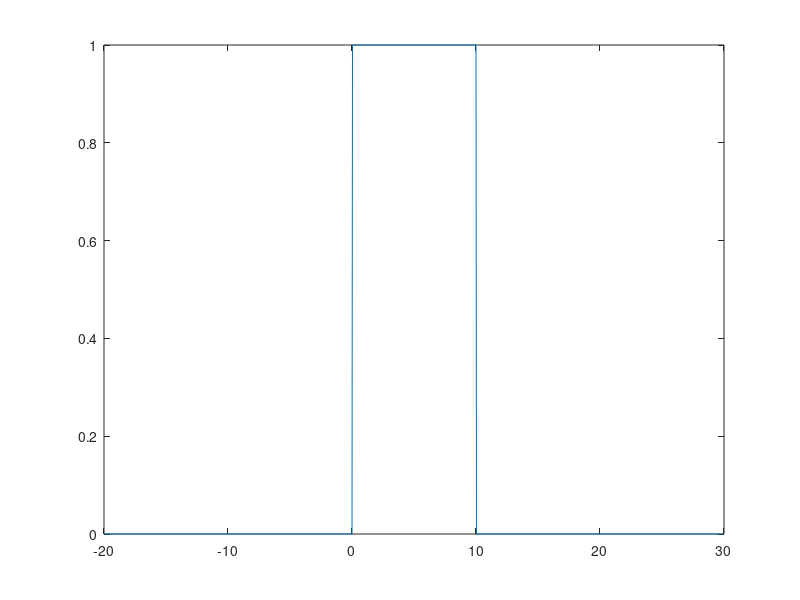
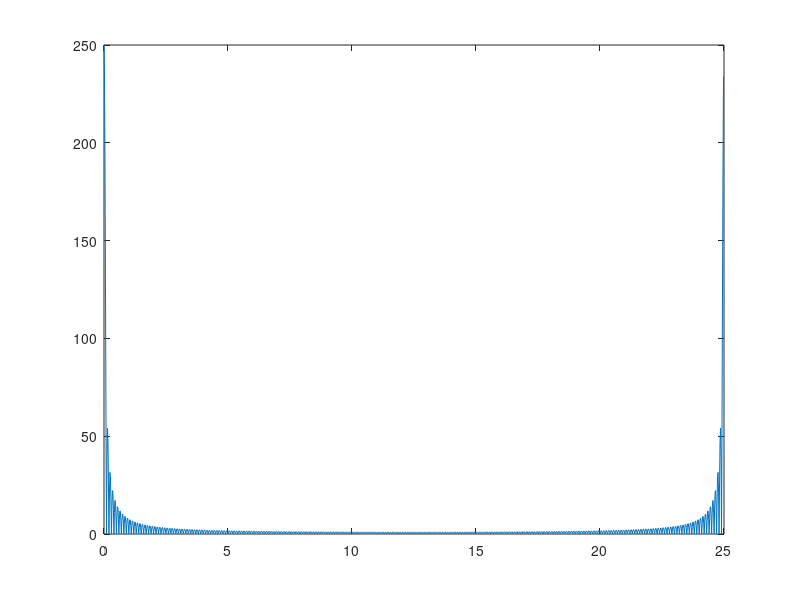

The MATLAB source for these figures, in order:
win = linspace(-20,30,5001);
% index of t is t*100+2001

% set the signal
for i = 1:5001
    win(i) = 0;
end
for i = 2003:3003
    win(i) = 1;
end
win(2003) = 1/2;
win(3003) = 1/2;

ts = 0.04;
fs=1/ts;

samp2 = zeros(1,50/ts+1);
for i = 1:(50/ts+1)
    %disp(i);
    samp2(i) = win((i-1)*4+1);
end

t = linspace(-20,30,1251);
figure(3);
plot(t,samp2);
print(gcf, '-djpeg','-r1000', 'images/samp2_time.jpg');

f=(0:1250)*fs/1251;
samp2_dft = abs(fft(samp2));
figure(4);
plot(f,samp2_dft);
print(gcf, '-djpeg','-r1000', 'images/samp2_freq.jpg');